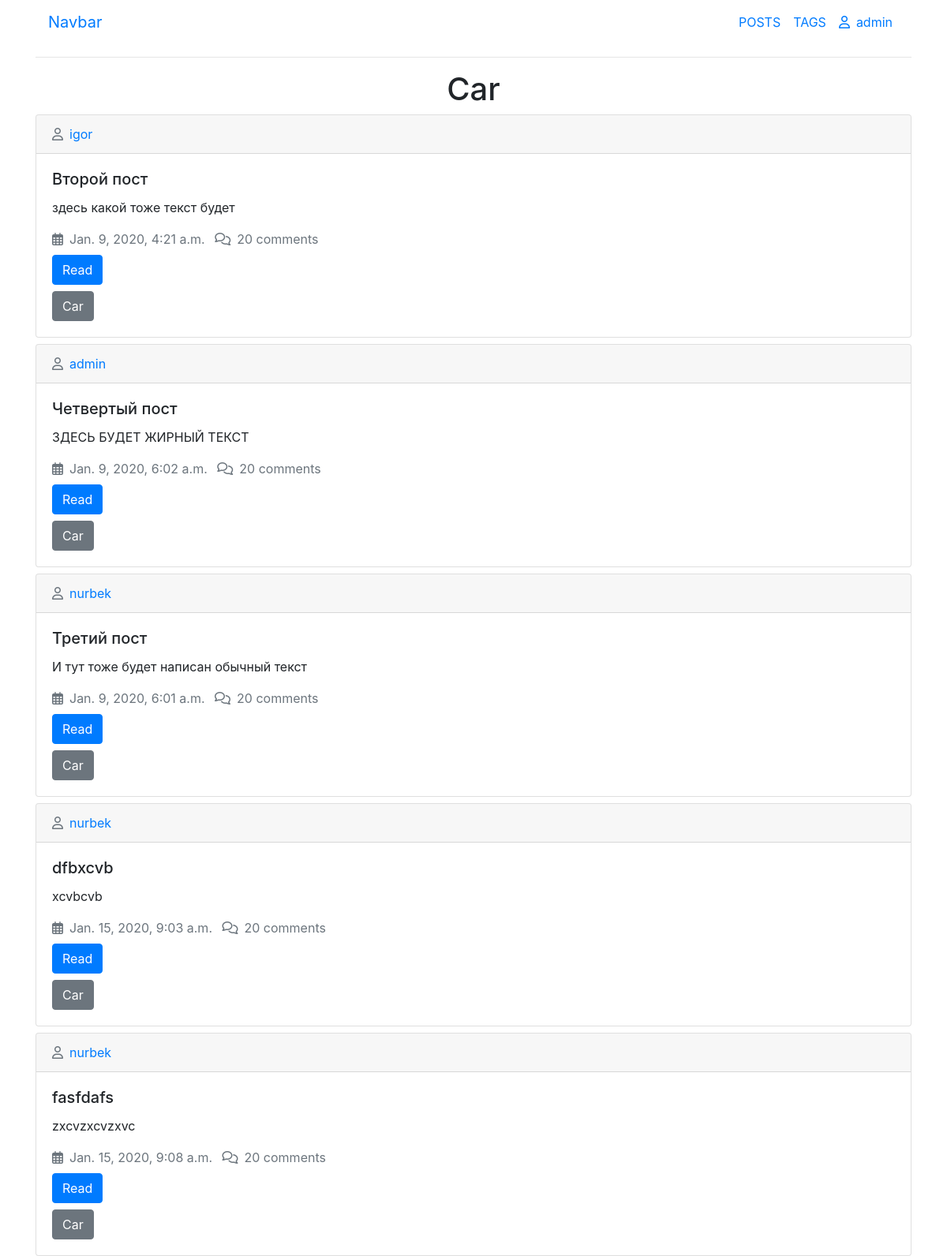
Screenshot of /tag/car/ (signed in) with the database file from the repository.
### forum/models.py (models this page shows, shortened)
class Tag(models.Model):
	title = models.CharField('Заголовок тега', max_length=10)
	slug = models.SlugField(max_length=10, unique=True)
	def get_absolute_url(self):
		return reverse('tag_detail_url', kwargs={'slug':self.slug})

class Post(models.Model):
	title = models.CharField('Заголовок поста', max_length=100)
	tag = models.CharField(max_length=10, null=True, blank=True)
	slug = models.SlugField('Slug', blank = True, unique = True)
	body = models.TextField('Текст поста')
	created_data = models.DateTimeField('Дата создания', auto_now_add=True)
	author = models.ForeignKey(User, null = True, blank=True, on_delete=models.CASCADE)
	tags = models.ManyToManyField('Tag', related_name='posts', null=True, blank=True)
	def get_absolute_url(self):
		return reverse('post_detail_url', kwargs={'slug':self.slug})

### forum/views.py (the view)
# urls.py: path('tag/<str:slug>/',TagDetail.as_view(),name='tag_detail_url'),
class TagDetail(DetailView):
	model = Tag

### forum/templates/forum/tag_detail.html
{% extends 'base/base.html' %}
{% block content %}
<h1 class="text-center">{{tag.title}}</h1>
{% for post_list in tag.posts.all %}
<div class="card mt-2">
  <div class="card-header">
    <span class="text-secondary"><i class="far fa-user mr-2"></i><a href="">{{post_list.author}}</a></span>
  </div>
  <div class="card-body">
    <h5 class="card-title">{{post_list.title}}</h5>
    <p class="card-text">{{post_list.body}}</p>
    <div class="my-2">
    	<span class="text-secondary mr-2"><i class="far fa-calendar-alt mr-2"></i>{{post_list.created_data}}</span>
    	<span class="text-secondary"><i class="far fa-comments mr-2"></i>20 comments</span>
    </div>
    <a href="{{post_list.get_absolute_url}}" class="btn btn-primary">Read</a>
    <div class="mt-2">
      <a href="{{tag.get_absolute_url}}" class="btn btn-secondary">{{tag.title}}</a>
    </div>
  </div>
</div>
{% endfor %}
{% endblock %}

### templates/includes/navbar.html (shortened to what this page needs)
<nav class="navbar navbar-expand-lg">
  <a class="navbar-brand" href="#">Navbar</a>
  <div class="collapse navbar-collapse" id="navbarSupportedContent">
    <ul class="navbar-nav ml-auto">
      <li class="nav-item active">
        <a class="nav-link" href="{% url 'post_list_url' %}">POSTS<span class="sr-only">(current)</span></a>
      </li>
      <li class="nav-item">
        <a class="nav-link" href="{% url 'tag_list_url' %}">TAGS</a>
      </li>
      {% if user.is_authenticated %}
      <li class="nav-item">
        <a class="nav-link" href="#"><i class="far fa-user mr-2"></i>{{user.username}}</a>
      </li>
      {% else %}
      <li class="nav-item">
        <a class="nav-link" href="{% url 'login' %}">Login</a>
      </li>
      {% endif %}
    </ul>
  </div>
</nav>

### rows the page displays
Tag: title "Car"
Post: author "igor", title "Второй пост", body "здесь какой тоже текст будет", created_data "Jan. 9, 2020, 4:21 a.m."
Post: author "admin", title "Четвертый пост", body "ЗДЕСЬ БУДЕТ ЖИРНЫЙ ТЕКСТ", created_data "Jan. 9, 2020, 6:02 a.m."
Post: author "nurbek", title "Третий пост", body "И тут тоже будет написан обычный текст", created_data "Jan. 9, 2020, 6:01 a.m."
Post: author "nurbek", title "dfbxcvb", body "xcvbcvb", created_data "Jan. 15, 2020, 9:03 a.m."
Post: author "nurbek", title "fasfdafs", body "zxcvzxcvzxvc", created_data "Jan. 15, 2020, 9:08 a.m."

### other values shown
{{ user.username }} "admin"
